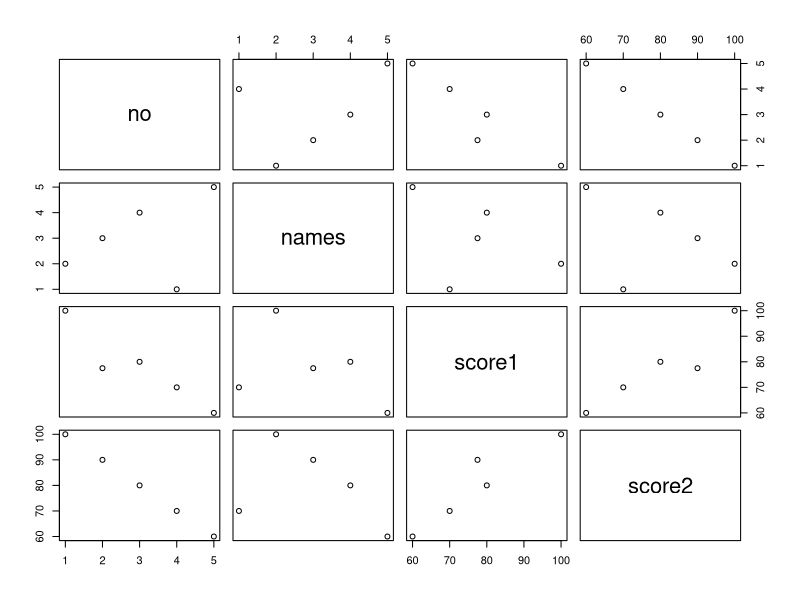

The R script that drew this image: (Note: this script raises an error after producing the figure.)
# 결측치 처리1 ####
df<-data.frame(no=c(1:5),names=c("K","L","P","C","Y"), score1=c(100,NA,80,70,60),score2=c(100,90,80,70,60))
mean(df$score1) #NA
mean(df$score1, na.rm=T) #NA
sd(df$score1, na.rm=T) #NA
#df[is.na(df$score1),]<-mean(df$score1, na.rm=T) # 이렇게하면 행 다바뀜
df[is.na(df$score1),"score1"]<-mean(df$score1, na.rm=T) # 이렇게 열도 지정함
df
plot(df)
colSums(df)
colMeans(df)
rowMeans(df)
rowSums(df)

# 결측치 검색 ####
a<-data.frame(score1=c(100, NA, 99, 88), score2=c("A","B","A","B"))

mean(a$score1, na.rm=T)
sd(a$score1, na.rm=T)
sum(is.na(a))
table(is.na(a))
na.omit(a)
which(is.na(a),T) # 행/열 정확히 알려달라->T
which(is.na(a)) # 결측치 행만 리턴 -> F (디폴트)
complete.cases(a)


# 결측치 처리2 ####
a<-data.frame(score1=c(100, NA, 99, 88), score2=c("A","B","A","B"))
a$score1[is.na(a$score1)]<-"#"
a


# 결측치 처리3 ####
data("airquality")
str(airquality)
head(airquality)
sum(is.na(airquality))

colMeans(airquality)
colMeans(airquality, na.rm=T)

colSums(is.na(airquality))
airquality2<-na.omit(airquality)
str(airquality2)
complete.cases(airquality2)
colMeans(airquality2)
colMeans(airquality2, na.rm=T)


# 결측치 처리 4 ####
name<-c('h','y','c','u')
score<-c(100,99,100,100)
st<-data.frame(name,score) #st1
class_a<-matrix(c(99,88,100,99,98,100), nrow=2)
class_b<-matrix(c(100,100,99,99,100,100), nrow=2)
st2<-data.frame(class_a,class_b) #st2
colnames(st2)<-c('sub1','sub2','sub3','sub4','sub5','sub6')
rownames(st2)<-c('kim hy','lee hy')


# 결측치 처리 5 ####
library(MASS)
x<-Cars93
str(x)
is.na(x)
sum(is.na(x))
table(is.na(x))
#속성별 결측치를 구해봅시다.
sum(is.na(Cars93$Manufacturer)) 
sum(is.na(Cars93$Price))
sum(is.na(Cars93$Rear.seat.room))
sum(is.na(Cars93$Luggage.room))
colSums(is.na(Cars93))
sum(x$Rear.seat.room)
mean(x$Rear.seat.room)
sum(x$Rear.seat.room, na.rm = TRUE)
mean(x$Rear.seat.room, na.rm = TRUE)
#결측값이 들어있는 행 전체를 데이터 셋에서 제거해 봅시다: na.omit()
temp<- na.omit(Cars93)
str(temp)
complete.cases()
sum(is.na(Cars93))
# Cars93 데이터 프레임의 “Rear.seat.room" 칼럼 내 결측값이 있는 행 전체 삭제해 봅시다
sum(is.na(Cars93))
Cars93_1 <- Cars93[ complete.cases(Cars93[ , c("Rear.seat.room")]), ]
sum(is.na(Cars93_1)) 
Cars93_2 <- Cars93[ complete.cases(Cars93[ , "Rear.seat.room"]), ]
sum(is.na(Cars93_2)) 
# Cars93 데이터 프레임의 20~24번째 칼럼 내 결측값이 있는 행 전체 삭제>
Cars93_3 <- Cars93[ complete.cases(Cars93[ , c(20:24)]), ]
sum(is.na(Cars93_3)) 